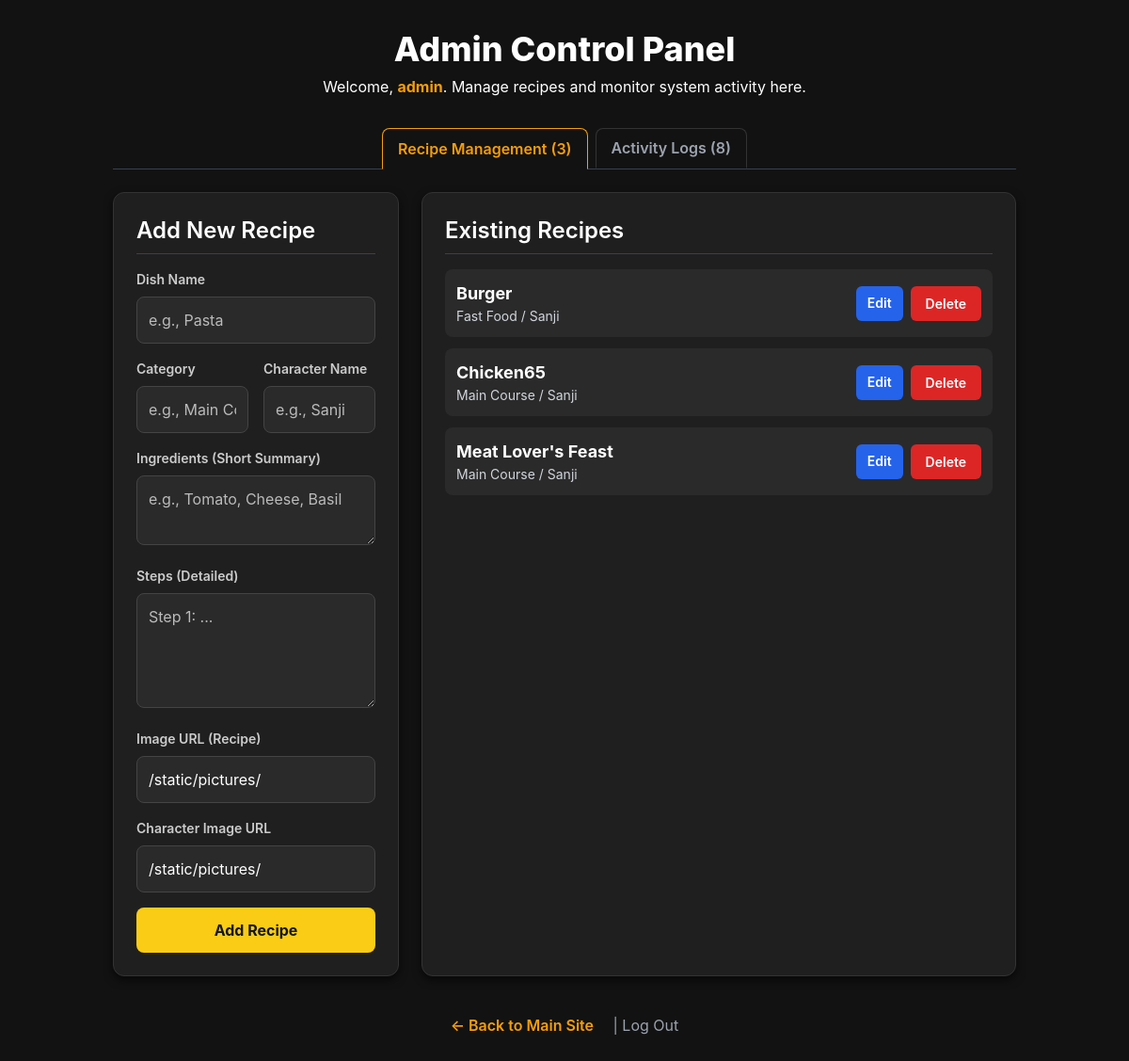
The page /admin (signed in) on the database its author committed.
### tables this page shows
CREATE TABLE recipes (
            id INTEGER PRIMARY KEY AUTOINCREMENT,
            dish_id TEXT UNIQUE NOT NULL,
            name TEXT NOT NULL,
            ingredients TEXT NOT NULL,
            steps TEXT NOT NULL,
            category TEXT,
            subtype TEXT,
            char_name TEXT,
            img_url TEXT,
            char_img_url TEXT
        );

### app.py (the view)
@app.route('/admin')
@role_required('admin')
def admin_dashboard():
    with get_db_connection() as conn:
        recipes = conn.execute('SELECT * FROM recipes ORDER BY name').fetchall()
        logs = conn.execute('SELECT * FROM logs ORDER BY timestamp DESC LIMIT 50').fetchall()
        users = conn.execute('SELECT id, username, role FROM users ORDER BY role, username').fetchall()
    return render_template('admin_dashboard.html', role=session.get('role'), username=session.get('username'), recipes=recipes, logs=logs, users=users, error=request.args.get('error'))

### app.py (called while the page is built)
def get_db_connection():
    conn = sqlite3.connect(DATABASE_PATH, timeout=10)
    conn.row_factory = sqlite3.Row  # This allows accessing columns by name
    return conn

def role_required(role):
    def wrapper(f):
        @wraps(f)
        def decorated_function(*args, **kwargs):
            current_role = session.get('role')
            if not current_role:
                return redirect(url_for('index', error="You must log in to access this page."))
            if current_role != role:
                log_action(session.get('username', 'Unauthorized'), f"Attempted access to {role} page.")
                abort(403) # Forbidden
            return f(*args, **kwargs)
        return decorated_function
    return wrapper

### templates/admin_dashboard.html (shortened to what this page needs)
<!DOCTYPE html>
<html lang="en">
<head>
    <script src="https://cdn.tailwindcss.com"></script>
    <link rel="stylesheet" href="{{ url_for('static', filename='css/admin_dashboard.css') }}">
</head>
<body class="bg-[#121212] text-white">
<div class="container">
    <div class="mb-8 text-center">
        <h1 class="text-4xl font-extrabold mb-2">Admin Control Panel</h1>
        <p>Welcome, <span class="font-bold text-amber-500">{{ session.get('username') }}</span>. Manage recipes and monitor system activity here.</p>
    </div>
    <div class="flex border-b border-gray-700 mb-6 justify-center space-x-2">
        <button id="recipes-tab-link" class="tab-link" onclick="openTab('recipe-management', event)">
            Recipe Management ({{ recipes|length }})
        </button>
        <button id="logs-tab-link" class="tab-link" onclick="openTab('activity-logs', event)">
            Activity Logs ({{ logs|length }})
        </button>
    </div>
    <div id="recipe-management" class="tab-content">
        <div class="grid grid-cols-1 lg:grid-cols-3 gap-6">
            <div class="card lg:col-span-1 h-full">
                <h2 class="text-2xl font-semibold mb-4 border-b border-gray-700 pb-2">Add New Recipe</h2>
                <form method="POST" action="{{ url_for('admin_add_recipe') }}" class="space-y-4">
                    <div class="input-group">
                        <label for="name">Dish Name</label>
                        <input type="text" id="name" name="name" placeholder="e.g., Pasta" required>
                    </div>
                    <div class="grid grid-cols-2 gap-4">
                        <div class="input-group">
                            <label for="category">Category</label>
                            <input type="text" id="category" name="category" placeholder="e.g., Main Course" required>
                        </div>
                        <div class="input-group">
                            <label for="char_name">Character Name</label>
                            <input type="text" id="char_name" name="char_name" placeholder="e.g., Sanji">
                        </div>
                    </div>
                    <div class="input-group">
                        <label for="ingredients">Ingredients (Short Summary)</label>
                        <textarea id="ingredients" name="ingredients" rows="2" placeholder="e.g., Tomato, Cheese, Basil" required></textarea>
                    </div>
                    <div class="input-group">
                        <label for="steps">Steps (Detailed)</label>
                        <textarea id="steps" name="steps" rows="4" placeholder="Step 1: ..." required></textarea>
                    </div>
                    <div class="input-group">
                        <label for="img_url">Image URL (Recipe)</label>
                        <input type="text" id="img_url" name="img_url" value="/static/pictures/" placeholder="e.g., /static/pictures/dish.jpg or external URL">
                    </div>
                    <div class="input-group">
                        <label for="char_img_url">Character Image URL</label>
                        <input type="text" id="char_img_url" name="char_img_url" value="/static/pictures/" placeholder="e.g., /static/pictures/char.png or external URL">
                    </div>
                    <button type="submit" class="btn-primary w-full">Add Recipe</button>
                </form>
            </div>
            <div class="card lg:col-span-2 max-h-[75vh] overflow-y-auto">
                <h2 class="text-2xl font-semibold mb-4 border-b border-gray-700 pb-2">Existing Recipes</h2>
                <div class="space-y-3">
                    {% for recipe in recipes %}
                    <div class="flex items-center justify-between p-3 rounded-lg bg-[#2a2a2a] hover:bg-[#333333] transition">
                        <div>
                            <p class="font-bold text-lg">{{ recipe.name }}</p>
                            <p class="text-sm text-gray-300">{{ recipe.category }} / {{ recipe.char_name }}</p>
                        </div>
                        <div class="flex space-x-2">
                            <button
    type="button"
    data-recipe='{{ {
        "id": recipe.id,
        "name": recipe.name,
        "category": recipe.category,
        "char_name": recipe.char_name,
        "ingredients": recipe.ingredients,
        "steps": recipe.steps,
        "img_url": recipe.img_url,
        "char_img_url": recipe.char_img_url
    } | tojson | safe }}'
    onclick="populateEditForm(this)"
    class="px-3 py-1 bg-blue-600 text-white text-sm font-semibold rounded-md hover:bg-blue-700 transition">
    Edit
</button>
                            <form method="POST" action="{{ url_for('admin_delete_recipe', recipe_id=recipe.id) }}" onsubmit="return confirm('Are you sure you want to delete {{ recipe.name }}?')">
                                <button type="submit" class="btn-danger">Delete</button>
                            </form>
                        </div>
                    </div>
                    {% endfor %}
                </div>
            </div>
        </div>
    </div>
    <div class="text-center mt-10 space-x-4">
        <a href="{{ url_for('index') }}" class="text-amber-500 hover:text-amber-400 font-semibold transition">&larr; Back to Main Site</a>
        <a href="{{ url_for('logout') }}" class="text-gray-400 hover:text-red-500 transition">| Log Out</a>
    </div>
</div>
</body>
</html>

### static/css/admin_dashboard.css (style rules this page uses)
body { font-family: 'Inter', sans-serif; background-color: #121212; color: #ffffff; min-height: 100vh; margin: 0; }
.tab-content { display: none; }
.tab-content.active { display: block; }
.tab-link { background-color: #1f1f1f; color: #ffffff; border: 1px solid #333; border-bottom: none; transition: all 0.2s; padding: 0.5rem 1.25rem; font-weight: 500; border-top-left-radius: 0.5rem; border-top-right-radius: 0.5rem; }
.tab-link.active { background-color: #121212; color: #f59e0b; border-top: 1px solid #f59e0b; border-left: 1px solid #f59e0b; border-right: 1px solid #f59e0b; border-bottom: 1px solid #121212; position: relative; z-index: 10; }
.input-group label { display: block; font-size: 0.875rem; font-weight: 500; color: #ffffff; margin-bottom: 0.25rem; }
.input-group input, .input-group textarea { width: 100%; background-color: #121212; color: #ffffff; border: 1px solid #333; border-radius: 0.5rem; padding: 0.5rem; transition: all 0.2s; }
.input-group input::placeholder, .input-group textarea::placeholder { color: #bbbbbb; }
.btn-primary { background-color: #f59e0b; color: #121212; font-weight: 600; padding: 0.5rem 1rem; border-radius: 0.5rem; transition: all 0.2s; }
.btn-danger { background-color: #dc2626; color: #ffffff; font-weight: 600; padding: 0.25rem 0.75rem; border-radius: 0.375rem; transition: all 0.2s; }
.card { background-color: #1f1f1f; border-radius: 1rem; padding: 1.5rem; box-shadow: 0 4px 6px rgba(0,0,0,0.3); transition: all 0.2s; }
a { color: #f59e0b; transition: color 0.2s; }
::placeholder { color: #bbbbbb; }
.container { max-width: 1200px; margin: 0 auto; padding: 2rem 1rem; }
.container { max-width: 1280px; margin-left: auto; margin-right: auto; padding: 2rem; }
.card { background-color: #1f1f1f; padding: 1.5rem; border-radius: 0.75rem; box-shadow: 0 4px 10px rgba(0,0,0,0.6); border: 1px solid #333; }
.input-group label { display: block; margin-bottom: 0.5rem; font-weight: 600; color: #ccc; font-size: 0.875rem; }
.input-group input, .input-group textarea { width: 100%; padding: 0.75rem; border-radius: 0.5rem; background-color: #2a2a2a; border: 1px solid #444; color: white; transition: border-color 0.2s; }
.btn-primary { background-color: #facc15; color: #111827; padding: 0.75rem 1.5rem; border-radius: 0.5rem; font-weight: 700; transition: background-color 0.2s; }
.btn-danger { padding: 0.5rem 1rem; background-color: #dc2626; color: white; border-radius: 0.375rem; font-weight: 600; font-size: 0.875rem; transition: background-color 0.2s; }
.tab-link { padding: 0.5rem 1rem; border-top-left-radius: 0.5rem; border-top-right-radius: 0.5rem; font-weight: 600; color: #9ca3af; background-color: transparent; border-bottom: 3px solid transparent; transition: all 0.2s; margin-bottom: -1px; }

### rows shown on the page
recipes: name "Burger", category "Fast Food", char_name "Sanji"
recipes: name "Chicken65", category "Main Course", char_name "Sanji"
recipes: name "Meat Lover's Feast", category "Main Course", char_name "Sanji"

### other values the page prints
{{ session.get('username') }} "admin"
{{ recipes|length }} "3"
{{ logs|length }} "8"
